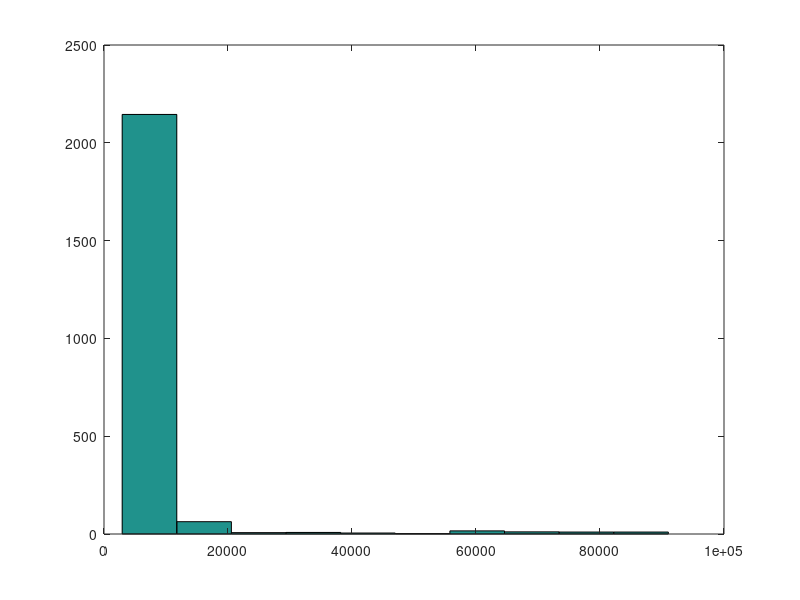
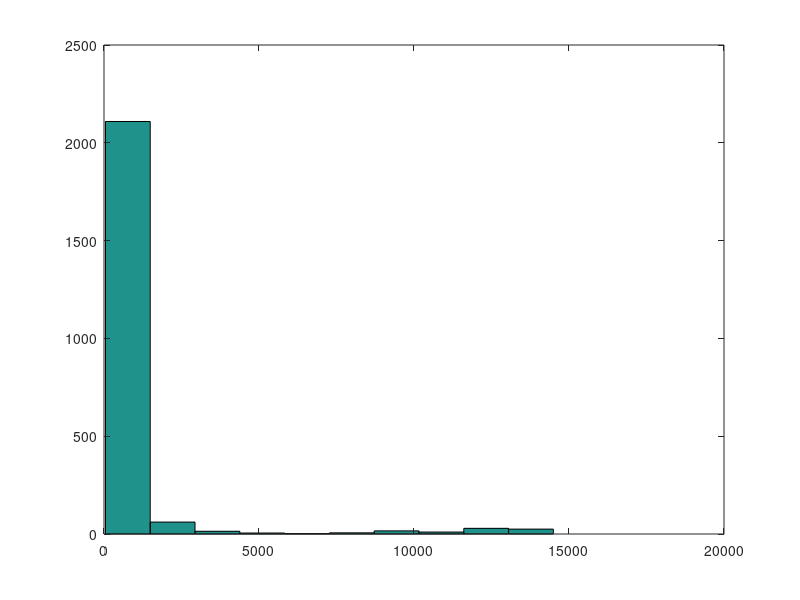
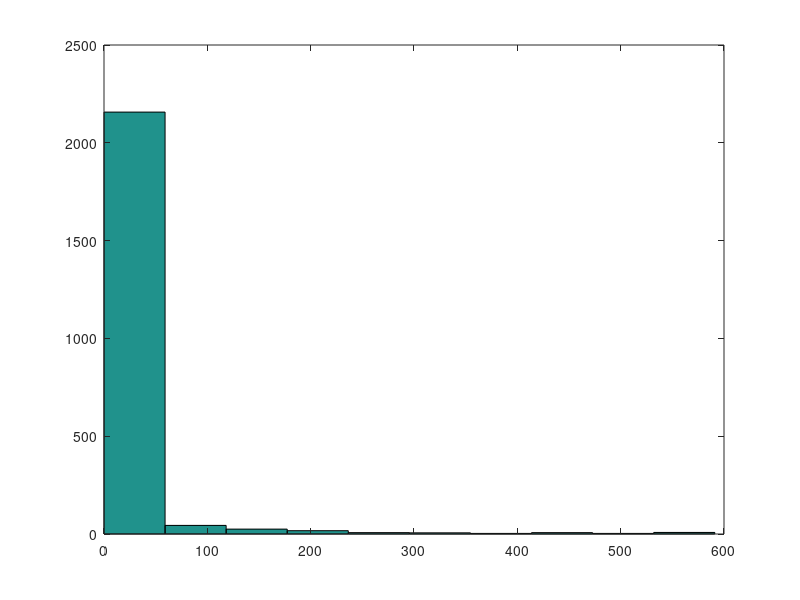
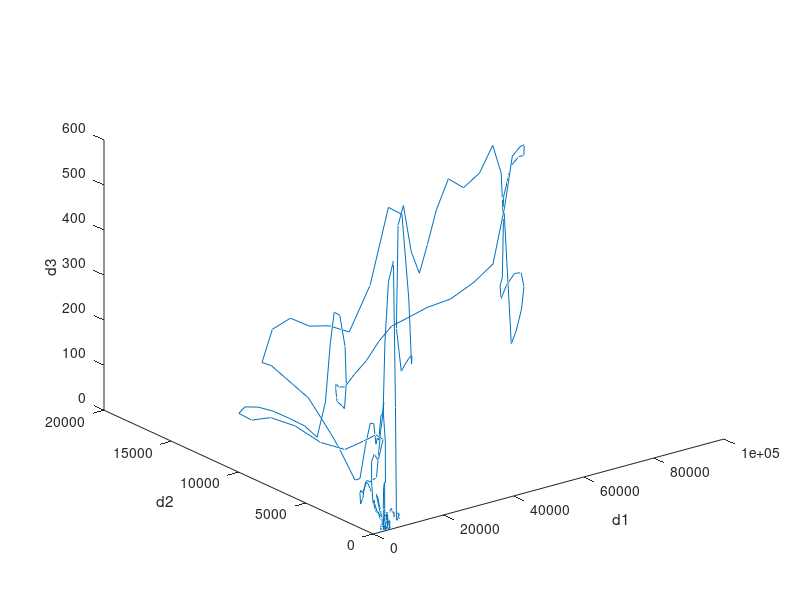

MATLAB code to generate these figures, in order:
function TestDraw(  )

close all;

%%%%%%%%%%%%%%%%%%%%%%%%%%%%%%%%%%%%%%%%%%%%%%%%%%%%%%%%%%%%%%%%
% Eigenvalues = importdata('Eigenvalues.txt','\t');
% [m n] = size(Eigenvalues);
% startend = sprintf('[1,%d]', m);
% disp(strcat(startend,'rows of data are imported.'));
% valStartEndRow = input(strcat('Input training [start end]rows ', startend,':'));
% startRow = 1; endRow = m;
% if ~isempty(valStartEndRow)
%     startRow = valStartEndRow(1);
%     endRow = valStartEndRow(2);
% end;
% 
% %S = cov(Eigenvalues(startRow:endRow, :));
% 
% [coeff score latent] = princomp(Eigenvalues(startRow:endRow, :));
% 
% valStartEndRow = input(strcat('Input testing [start end]rows ', startend,':'));
% startRow = 1; endRow = m;
% if ~isempty(valStartEndRow)
%     startRow = valStartEndRow(1);
%     endRow = valStartEndRow(2);
% end;
% standardizedData = zscore(Eigenvalues(startRow:endRow,:));
% transferedData = standardizedData*coeff;
% s1 = transferedData(:,1);
% s2 = transferedData(:,2);
% s3 = transferedData(:,3);
% avgS1 = getAverage(s1);
% avgS2 = getAverage(s2);
% avgS3 = getAverage(s3);
% figure, plot(avgS1);
% figure, plot(avgS2);
% figure, plot(avgS3);
% 
% avgSsum=sqrt(avgS1.*avgS1+avgS2.*avgS2+avgS3.*avgS3);
% figure, plot(avgSsum);
% 
%     function avg = getAverage(si)
%         avg=zeros(floor(m/60),1);
%         j=1;
%         for i=1:60:m-59
%             avg(j) = mean(si(i:(i+59)));
%             j = j + 1;
%         end
%     end

%%%%%%%%%%%%%%%%%%%%%%%%%%%%%%%%%%%%%%%%%%%%%%%%%%%%%%%%%%%%%%
% load 1-nbin
% load 1-xbin
% figure, bar(xbin_p,nbin_p);
% set(gca,'YLim', [0 max(nbin_p)]);
% xlabel('s','fontsize', 20); ylabel('f','fontsize', 20);
% 
% load 2-nbin
% load 2-xbin
% figure, bar(xbin_p,nbin_p);
% set(gca,'YLim', [0 max(nbin_p)]);
% xlabel('s','fontsize', 20); ylabel('f','fontsize', 20);
% 
% load 3-nbin
% load 3-xbin
% figure, bar(xbin_p,nbin_p);
% set(gca,'YLim', [0 max(nbin_p)]);
% xlabel('s','fontsize', 20); ylabel('f','fontsize', 20);
% 
% load 4-nbin
% load 4-xbin
% figure, bar(xbin_p,nbin_p);
% set(gca,'YLim', [0 max(nbin_p)]);
% xlabel('s','fontsize', 20); ylabel('f','fontsize', 20);


%%%%%%%%%%%%%%%%%%%%%%%%%%%%%%%%%%%%%%%%%%%%%%%%%%%%%%%%%%%%%%%
fid_data = fopen('Eigenvalues.txt', 'rt');
if fid_data == 0
    disp('Open data file failed!\n');
    return;
end

d1 = []; d2 = []; d3 = [];
while feof(fid_data) == 0
    eigenvalues = fscanf(fid_data, '%f\t%f\t%f\n', [1 3]);
    d1 = [d1 eigenvalues(1)];
    d2 = [d2 eigenvalues(2)];
    d3 = [d3 eigenvalues(3)];
end
fclose(fid_data);


figure, hist(d1);
figure, hist(d2);
figure, hist(d3);

% d1 = zscore(d1);
% d2 = zscore(d2);
% d3 = zscore(d3);

figure, plot3(d1,d2,d3); %axis equal
xlabel('d1');
ylabel('d2');
zlabel('d3');

%%%%%%%%%%%%%%%%%%%%%%%%%%%%%%%%%%%%%%%%%%%%%%%%%%%%%%%%%%%%%%

end